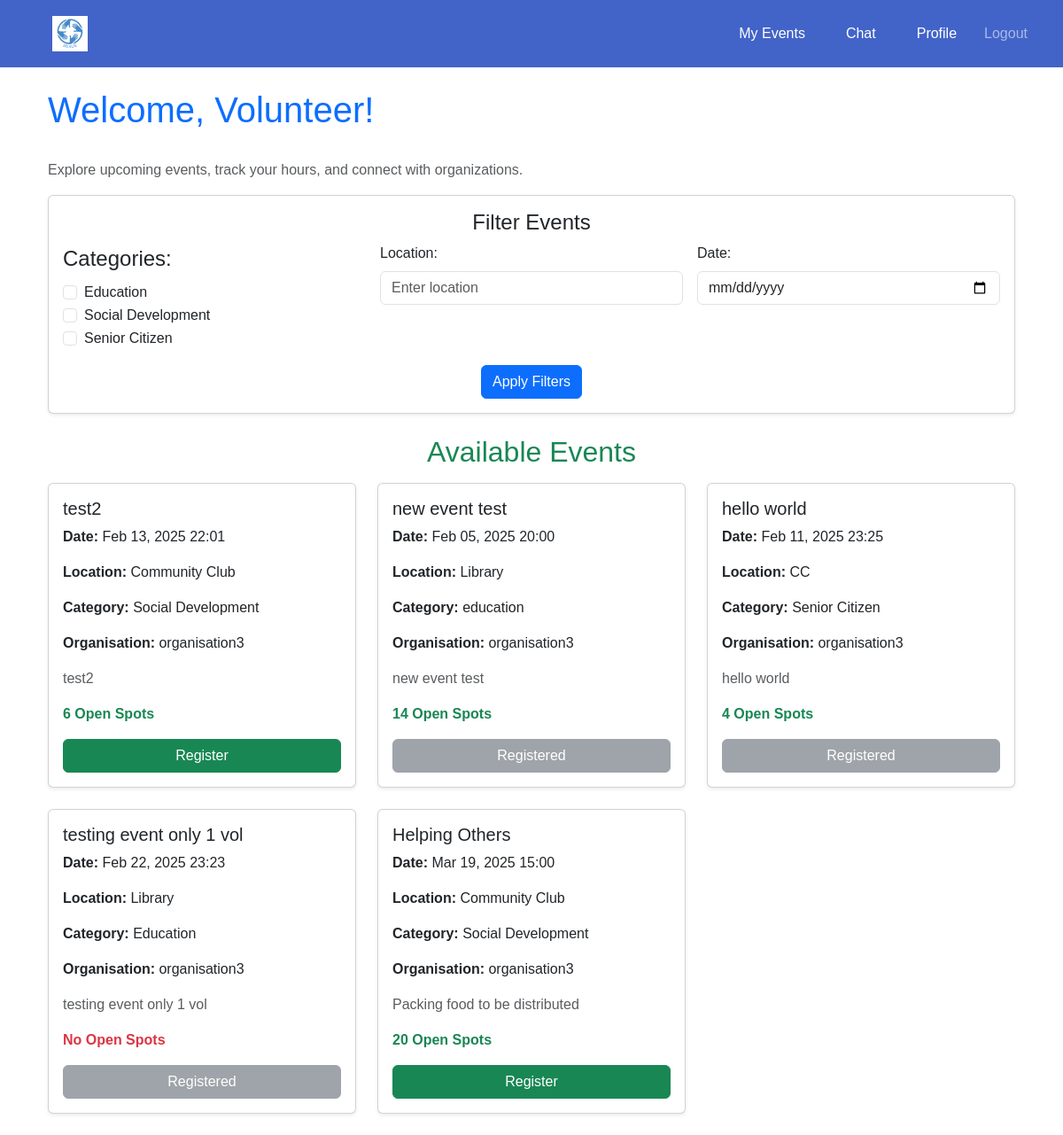
Page /events/dashboard/volunteer/ (signed in) on the committed database.
### events/models.py (models this page shows, shortened)
class Event(models.Model):
    CATEGORY_CHOICES = [
        ('Education', 'Education'),
        ('Social Development', 'Social Development'),
        ('Senior Citizen', 'Senior Citizen'),
    ]
    organisation = models.ForeignKey(settings.AUTH_USER_MODEL, on_delete=models.CASCADE)
    name = models.CharField(max_length=255)
    description = models.TextField()
    date = models.DateTimeField()
    location = models.CharField(max_length=255)
    volunteers_needed = models.PositiveIntegerField()
    roles_responsibilities = models.TextField()
    category = models.CharField(max_length=50, choices=CATEGORY_CHOICES, blank=False, default='Education')

### accounts/models.py (models this page shows, shortened)
class CustomUser(AbstractUser):
    USER_TYPE_CHOICES = [
        ('volunteer', 'Volunteer'),
        ('organisation', 'Organisation'),
    ]
    user_type = models.CharField(max_length=20, choices=USER_TYPE_CHOICES)
    contact_number = models.CharField(max_length=10, blank= True, null=True)
    full_name = models.CharField(max_length=255, blank=True, null=True)
    personnel_name = models.CharField(max_length=255, blank=True, null=True)
    profile_picture = models.ImageField(upload_to='profile_pics', blank=True, null=True)

### events/views.py (the view)
# urls.py: path('dashboard/volunteer/', views.volunteer_dashboard, name='volunteer_dashboard'),
@login_required
def volunteer_dashboard(request):
    if request.user.user_type == 'volunteer':
        events = Event.objects.all()
        registered_event_ids = set(
            VolunteerEvent.objects.filter(volunteer=request.user, status='registered')
            .values_list('event_id', flat=True)
        )
        selected_categories = request.GET.getlist('category')
        location = request.GET.get('location', '').strip()
        date = request.GET.get('date', '').strip()
        if selected_categories:
            events = events.filter(category__in=selected_categories)
        if location:
            events = events.filter(location__icontains=location)
        if date:
            events = events.filter(date=date)
        category_choices = dict(Event.CATEGORY_CHOICES)
        categories = list(category_choices.keys())
        for event in events:
            event.volunteer_count = VolunteerEvent.objects.filter(event=event, status='registered').count()
            event.open_spots = max(event.volunteers_needed - event.volunteer_count, 0)
        return render(request, 'events/volunteer_dashboard.html', {
            'events': events,
            'categories': categories,
            'category_labels': category_choices,
            'selected_categories': selected_categories,
            'registered_event_ids': registered_event_ids,
        })
    return redirect('home')

### events/templates/events/volunteer_dashboard.html (shortened to what this page needs)
{% extends 'base.html' %}
{% block content %}
<div class="container mt-4">
    <div class="d-flex justify-content-between align-items-center mb-4">
        <h1 class="text-primary">Welcome, Volunteer!</h1>
    </div>
    <p class="text-muted">Explore upcoming events, track your hours, and connect with organizations.</p>
    <div class="card shadow-sm mb-4">
        <div class="card-body">
            <h4 class="card-title text-center">Filter Events</h4>
            <form method="get">
                <div class="row g-3">
                    <div class="col-md-4">
                        <fieldset>
                            <legend>Categories:</legend>
                            {% for category in categories %}
                                <div class="form-check">
                                    <input class="form-check-input" type="checkbox" name="category" value="{{ category }}"
                                           {% if category in selected_categories %}checked{% endif %}>
                                    <label class="form-check-label">{{ category }}</label>
                                </div>
                            {% endfor %}
                        </fieldset>
                    </div>
                    <div class="col-md-4">
                        <label for="location" class="form-label">Location:</label>
                        <input type="text" class="form-control" name="location" id="location" value="{{ request.GET.location }}" placeholder="Enter location">
                    </div>
                    <div class="col-md-4">
                        <label for="date" class="form-label">Date:</label>
                        <input type="date" class="form-control" name="date" id="date" value="{{ request.GET.date }}">
                    </div>
                </div>
                <div class="text-center mt-3">
                    <button type="submit" class="btn btn-primary"> Apply Filters</button>
                </div>
            </form>
        </div>
    </div>
    <h2 class="text-center text-success mb-3">Available Events</h2>
    {% if events %}
        <div class="row">
            {% for event in events %}
                <div class="col-md-6 col-lg-4">
                    <div class="card shadow-sm mb-4">
                        <div class="card-body">
                            <h5 class="card-title">{{ event.name }}</h5>
                            <p><strong>Date:</strong> {{ event.date|date:"M d, Y H:i" }}</p>
                            <p><strong>Location:</strong> {{ event.location }}</p>
                            <p><strong>Category:</strong> {{ event.get_category_display }}</p>
                            <p><strong>Organisation:</strong> {{ event.organisation.username }}</p>
                            <p class="text-muted">{{ event.description }}</p>
                            {% if event.open_spots > 0 %}
                                <p class="text-success"><strong>{{ event.open_spots }} Open Spot{{ event.open_spots|pluralize }}</strong></p>
                            {% else %}
                                <p class="text-danger"><strong>No Open Spots</strong></p>
                            {% endif %}
                            <div class="d-grid">
                                {% if event.id in registered_event_ids %}
                                    <button class="btn btn-secondary w-100" disabled>
                                         Registered
                                    </button>
                                {% elif event.open_spots > 0 %}
                                    <form action="{% url 'events:register_for_event' event.id %}" method="post">
                                        <button type="submit" class="btn btn-success w-100">
                                             Register
                                        </button>
                                    </form>
                                {% endif %}
                            </div>
                        </div>
                    </div>
                </div>
            {% endfor %}
        </div>
    {% else %}
        <div class="alert alert-info text-center">
            <p>No events found matching your criteria.</p>
        </div>
    {% endif %}
</div>
{% endblock %}

### templates/base.html (style rules this page uses)
body { margin: 0; font-family: Arial, sans-serif; }

### rows in the picture
Event: name "test2", date "Feb 13, 2025 22:01", location "Community Club", category "Social Development", organisation.username "organisation3", description "test2", open_spots "6", shows "Register"
Event: name "new event test", date "Feb 05, 2025 20:00", location "Library", category "education", organisation.username "organisation3", description "new event test", open_spots "14", shows "Registered"
Event: name "hello world", date "Feb 11, 2025 23:25", location "CC", category "Senior Citizen", organisation.username "organisation3", description "hello world", open_spots "4", shows "Registered"
Event: name "testing event only 1 vol", date "Feb 22, 2025 23:23", location "Library", category "Education", organisation.username "organisation3", description "testing event only 1 vol", shows "No Open Spots", shows "Registered"
Event: name "Helping Others", date "Mar 19, 2025 15:00", location "Community Club", category "Social Development", organisation.username "organisation3", description "Packing food to be distributed", open_spots "20", shows "Register"

### other values in the picture
{{ category }} "Education" "Social Development" "Senior Citizen"
